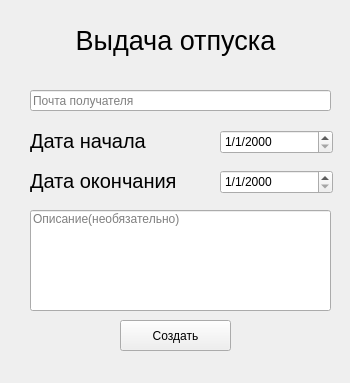
<?xml version="1.0" encoding="UTF-8"?>
<ui version="4.0">
 <class>Form</class>
 <widget class="QWidget" name="Form">
  <property name="geometry">
   <rect>
    <x>0</x>
    <y>0</y>
    <width>350</width>
    <height>383</height>
   </rect>
  </property>
  <property name="windowTitle">
   <string>Form</string>
  </property>
  <widget class="QLabel" name="label">
   <property name="geometry">
    <rect>
     <x>0</x>
     <y>0</y>
     <width>351</width>
     <height>81</height>
    </rect>
   </property>
   <property name="font">
    <font>
     <pointsize>20</pointsize>
    </font>
   </property>
   <property name="text">
    <string>Выдача отпуска</string>
   </property>
   <property name="alignment">
    <set>Qt::AlignmentFlag::AlignCenter</set>
   </property>
  </widget>
  <widget class="QLineEdit" name="lineEdit">
   <property name="geometry">
    <rect>
     <x>30</x>
     <y>90</y>
     <width>301</width>
     <height>21</height>
    </rect>
   </property>
   <property name="placeholderText">
    <string>Почта получателя</string>
   </property>
  </widget>
  <widget class="QLabel" name="label_2">
   <property name="geometry">
    <rect>
     <x>30</x>
     <y>120</y>
     <width>141</width>
     <height>41</height>
    </rect>
   </property>
   <property name="font">
    <font>
     <pointsize>15</pointsize>
    </font>
   </property>
   <property name="text">
    <string>Дата начала</string>
   </property>
  </widget>
  <widget class="QLabel" name="label_3">
   <property name="geometry">
    <rect>
     <x>30</x>
     <y>150</y>
     <width>161</width>
     <height>61</height>
    </rect>
   </property>
   <property name="font">
    <font>
     <pointsize>15</pointsize>
    </font>
   </property>
   <property name="text">
    <string>Дата окончания</string>
   </property>
  </widget>
  <widget class="QDateEdit" name="start_date">
   <property name="geometry">
    <rect>
     <x>220</x>
     <y>130</y>
     <width>113</width>
     <height>24</height>
    </rect>
   </property>
   <property name="displayFormat">
    <string>d/M/yyyy</string>
   </property>
  </widget>
  <widget class="QDateEdit" name="start_date_2">
   <property name="geometry">
    <rect>
     <x>220</x>
     <y>170</y>
     <width>113</width>
     <height>24</height>
    </rect>
   </property>
   <property name="displayFormat">
    <string>d/M/yyyy</string>
   </property>
  </widget>
  <widget class="QPushButton" name="pushButton">
   <property name="geometry">
    <rect>
     <x>120</x>
     <y>320</y>
     <width>111</width>
     <height>31</height>
    </rect>
   </property>
   <property name="text">
    <string>Создать</string>
   </property>
  </widget>
  <widget class="QLineEdit" name="lineEdit_2">
   <property name="geometry">
    <rect>
     <x>30</x>
     <y>210</y>
     <width>301</width>
     <height>101</height>
    </rect>
   </property>
   <property name="alignment">
    <set>Qt::AlignmentFlag::AlignLeading|Qt::AlignmentFlag::AlignLeft|Qt::AlignmentFlag::AlignTop</set>
   </property>
   <property name="placeholderText">
    <string>Описание(необязательно)</string>
   </property>
  </widget>
 </widget>
 <resources/>
 <connections/>
</ui>
